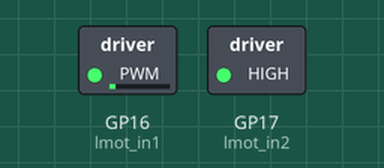
The program below on a simulated Raspberry Pi Pico running CircuitPython. Parts: switched loads named in the program (green lamp = pin HIGH).

Above: at 0.05 s.
At 10.0 s:
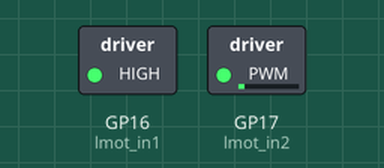
Timing chart, 0 to 13.0 s (numbered marks = the images above):
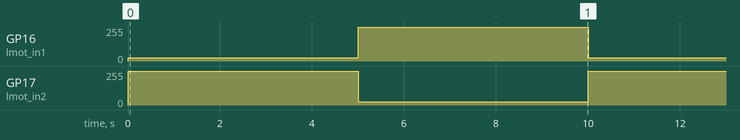

The program:

motorcontrol.py
```python
import board
import pwmio
import time

lmot_in1 = pwmio.PWMOut(board.GP16, frequency = 20000) # 20kHz
lmot_in2 = pwmio.PWMOut(board.GP17, frequency = 20000)
if __name__ == "__main__":
    while True:
        # forward:
        lmot_in1.duty_cycle = int(0.10 * 65535) # set to 25% speed forward should be an int
        lmot_in2.duty_cycle = 65535
        time.sleep(5)

        #backward
        lmot_in1.duty_cycle = 65535
        lmot_in2.duty_cycle = int(0.10 * 65535)
        time.sleep(5)
```

Measured:
- by itself, GP16 (lmot_in1), GP17 (lmot_in2): alternates 255/255 for 5.0 s and 25/255 for 5.0 s
